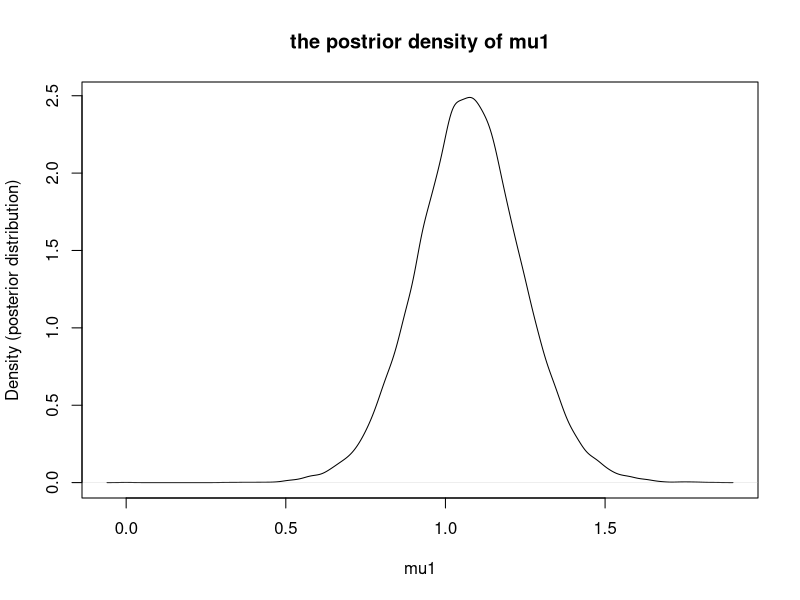
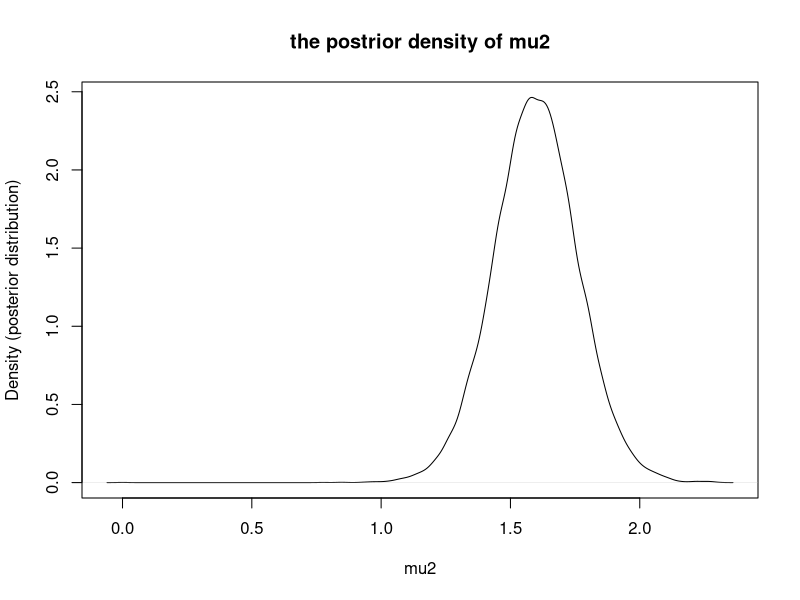
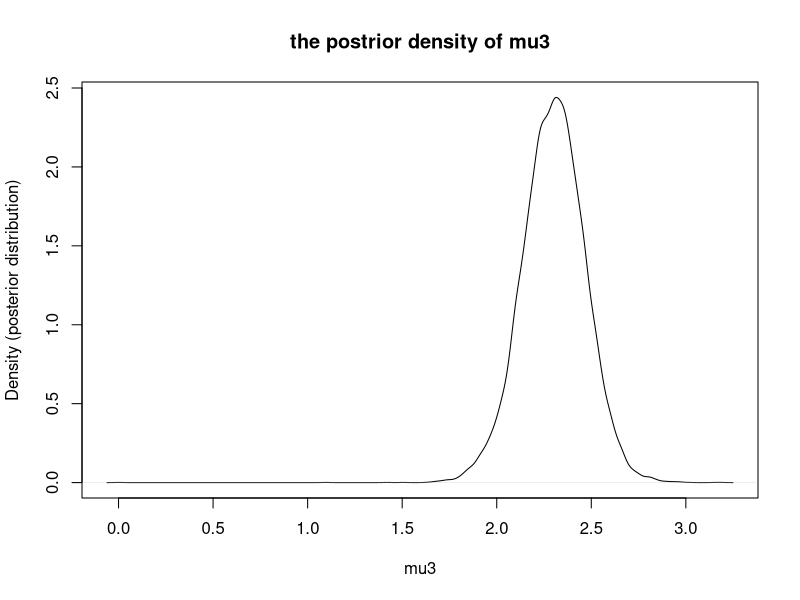
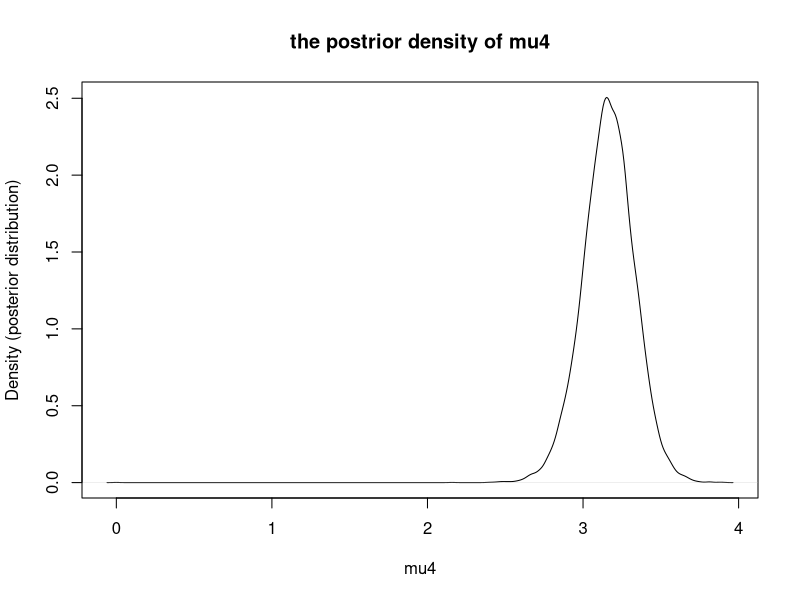
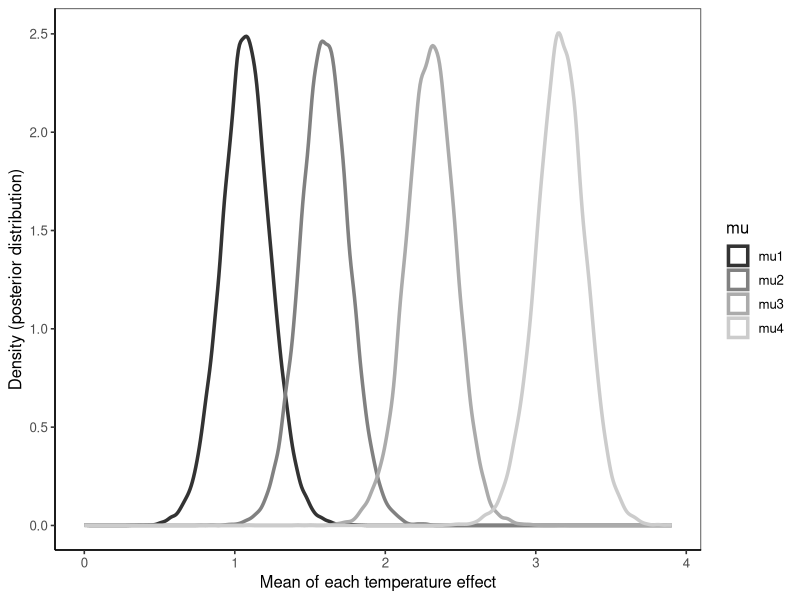

R code for these plots, in order: (Note: this script raises an error after producing the figures.)
# Run Markov chain Monte Carlo algorithm with 20,000 iterations
# prior
alpha <- 1
beta <- 1
alpha0 <- 1
beta0 <- 1
mu00 <- 0
tau00 <- 1
# load the data
Temp1 <- c(1.13,1.20,1.00,0.91,1.05)
Temp2 <- c(1.75,1.45,1.55,1.64,1.60)
Temp3 <- c(2.30,2.15,2.25,2.40,2.49)
Temp4 <- c(3.18,3.10,3.28,3.35,3.12)
Temp1bar <- mean(Temp1)
Temp2bar <- mean(Temp2)
Temp3bar <- mean(Temp3)
Temp4bar <- mean(Temp4)
n1 <- length(Temp1)
n2 <- length(Temp2)
n3 <- length(Temp3)
n4 <- length(Temp4)
data <- cbind(Temp1,Temp2,Temp3,Temp4)
# set the starting values
mu <- 0
mu0 <- 0
tau <- 1
tau0 <- 1
alpha <- 1
alpha0 <- 1
beta <- 1
beta0 <- 1
muStart<-1
mu0Start<-1
mu1Start<-1
mu2Start<-1
mu3Start<-1
mu4Start<-1
tauStart<-0.0025
tau0Start<-0.0025
# The posterior distributions are as follows:
mu0p <- function(data, mu0, tau0, tau){
  n <- length(data)
  meandata <- mean(data)
  mu0p <- (tau0*mu0 + n*tau*meandata) / (tau0 + n*tau)
  return(mu0p)
}
mu00p <- function(mu, tau0, mu00, tau00){
  mu_mean <- mean(mu)
  mu_n <- length(mu)
  mu00p <- (mu_n*mu_mean*tau0 + mu00*tau00) / (mu_n*tau0 + tau00)
  return(mu00p)
}
tau0p <- function(data, tau0, tau){
  n <- length(data)
  tau0p <- tau0 + n*tau
  return(tau0p)
}
tau00p <- function(mu, tau0, tau00){
  mu_n <- length(mu)
  tau00p <- mu_n*tau0 + tau00
  return(tau00p)
}
alphap <- function(data, alpha) {
  data_n <- apply(data,c(2),function(x){length(x)})
  alphap <- alpha + sum(data_n)/2
  return(alphap)
}
alpha0p <- function(mu, alpha0){
  mu_n <- length(mu)
  alpha0p <- alpha0 + mu_n/2
  return(alpha0p)
}
betap <- function(data, beta, mu){
  datasum <- sum(sum((data[,1]-mu[1])^2),sum((data[,2]-mu[2])^2),sum((data[,3]-mu[3])^2),sum((data[,4]-mu[4])^2))
  beta_p <- beta + 0.5*datasum
  return(beta_p)
}
beta0p <- function(mu, beta0, mu0){
  mu_n <- length(mu)
  beta0p <- beta0 + 0.5*sum((mu-mu0)^2)
  return(beta0p)
}
# MCMC parameters
nbig<-20000;
set.seed(333);
# Initialize chain
data_simulation <- matrix(NA, nrow=nbig, ncol=21)
colnames(data_simulation) <- c("mu0","mu1","mu2","mu3","mu4",
                               "mu00p","mu01p","mu02p","mu03p","mu04p",
                               "tau","tau0","tau00p","tau01p","tau02p","tau03p","tau04p",
                               "alphap","betap","alpha0p","beta0p")
data_simulation[1,"mu0"] <- mu0
data_simulation[1,"mu1"] <- mu
data_simulation[1,"mu2"] <- mu
data_simulation[1,"mu3"] <- mu
data_simulation[1,"mu4"] <- mu
data_simulation[1,"mu00p"] <- mu00
data_simulation[1,"mu01p"] <- mu0
data_simulation[1,"mu02p"] <- mu0
data_simulation[1,"mu03p"] <- mu0
data_simulation[1,"mu04p"] <- mu0
data_simulation[1,"tau"] <- tau
data_simulation[1,"tau0"] <- tau00
data_simulation[1,"tau00p"] <- mu00
data_simulation[1,"tau01p"] <- tau0
data_simulation[1,"tau02p"] <- tau0
data_simulation[1,"tau03p"] <- tau0
data_simulation[1,"tau04p"] <- tau0
data_simulation[1,"alphap"] <- alpha
data_simulation[1,"betap"] <- beta
data_simulation[1,"alpha0p"] <- alpha0
data_simulation[1,"beta0p"] <- beta0
for(i in 2:nbig){
  # sample mu1,mu2,mu3,mu4
  data_simulation[i,"mu01p"] <- mu0p(data=data[,"Temp1"], mu0=data_simulation[i-1,"mu0"], tau0=data_simulation[i-1,"tau0"], tau=data_simulation[i-1,"tau"])
  data_simulation[i,"tau01p"] <- tau0p(data=data[,"Temp1"], tau0=data_simulation[i-1,"tau0"], tau=data_simulation[i-1,"tau"])
  data_simulation[i,"mu1"] <- rnorm(1, data_simulation[i,"mu01p"], 1/sqrt(data_simulation[i,"tau01p"]))
  data_simulation[i,"mu02p"] <- mu0p(data=data[,"Temp2"], mu0=data_simulation[i-1,"mu0"], tau0=data_simulation[i-1,"tau0"], tau=data_simulation[i-1,"tau"])
  data_simulation[i,"tau02p"] <- tau0p(data=data[,"Temp2"], tau0=data_simulation[i-1,"tau0"], tau=data_simulation[i-1,"tau"])
  data_simulation[i,"mu2"] <- rnorm(1, data_simulation[i,"mu02p"], 1/sqrt(data_simulation[i,"tau02p"]))
  data_simulation[i,"mu03p"] <- mu0p(data=data[,"Temp3"], mu0=data_simulation[i-1,"mu0"], tau0=data_simulation[i-1,"tau0"], tau=data_simulation[i-1,"tau"])
  data_simulation[i,"tau03p"] <- tau0p(data=data[,"Temp3"], tau0=data_simulation[i-1,"tau0"], tau=data_simulation[i-1,"tau"])
  data_simulation[i,"mu3"] <- rnorm(1, data_simulation[i,"mu03p"], 1/sqrt(data_simulation[i,"tau03p"]))
  data_simulation[i,"mu04p"] <- mu0p(data=data[,"Temp4"], mu0=data_simulation[i-1,"mu0"], tau0=data_simulation[i-1,"tau0"], tau=data_simulation[i-1,"tau"])
  data_simulation[i,"tau04p"] <- tau0p(data=data[,"Temp4"], tau0=data_simulation[i-1,"tau0"], tau=data_simulation[i-1,"tau"])
  data_simulation[i,"mu4"] <- rnorm(1,data_simulation[i,"mu04p"], 1/sqrt(data_simulation[i,"tau04p"]))
  # sample mu0
  data_simulation[i,"mu00p"] <- mu00p(mu=data_simulation[i,c("mu1","mu2","mu3","mu4")],
                                      tau0=data_simulation[i-1,"tau0"], mu00=mu00, tau00=tau00)
  data_simulation[i,"tau00p"] <- tau00p(mu=data_simulation[i,c("mu1","mu2","mu3","mu4")],
                                        tau0=data_simulation[i-1,"tau0"], tau00=tau00)
  data_simulation[i,"mu0"] <- rnorm(1,data_simulation[i,"mu00p"], 1/sqrt(data_simulation[i,"tau00p"]))
  # sample tau
  data_simulation[i,"alphap"] <- alphap(data=data, alpha=alpha)
  data_simulation[i,"betap"] <- betap(data=data, beta=beta, mu=data_simulation[i,c("mu1","mu2","mu3","mu4")])
  data_simulation[i,"tau"] <- rgamma(1, data_simulation[i,"alphap"], data_simulation[i,"betap"])
  # sample tau0
  data_simulation[i,"alpha0p"] <- alpha0p(mu=data_simulation[i,c("mu1","mu2","mu3","mu4")], alpha0=alpha0)
  data_simulation[i,"beta0p"] <- beta0p(mu=data_simulation[i,c("mu1","mu2","mu3","mu4")], beta0=beta0, mu0=data_simulation[i,"mu0"])
  data_simulation[i,"tau0"] <- rgamma(1, data_simulation[i,"alpha0p"], data_simulation[i,"beta0p"])
}

# Posterior distribution for the mean of each temperature effect for ??1-??4:
p1 <- plot(density(data_simulation[,"mu1"]),xlab='mu1',ylab='Density (posterior distribution)',main='the postrior density of mu1')
p2 <- plot(density(data_simulation[,"mu2"]),xlab='mu2',ylab='Density (posterior distribution)',main='the postrior density of mu2')
p3 <- plot(density(data_simulation[,"mu3"]),xlab='mu3',ylab='Density (posterior distribution)',main='the postrior density of mu3')
p4 <- plot(density(data_simulation[,"mu4"]),xlab='mu4',ylab='Density (posterior distribution)',main='the postrior density of mu4')
# Combine the plots
library(ggplot2)
data1 <- data.frame("Mean of each temperature effect" = c(data_simulation[,"mu1"],data_simulation[,"mu2"],data_simulation[,"mu3"],data_simulation[,"mu4"]),"mu"=c(rep("mu1",nbig),rep("mu2",nbig),rep("mu3",nbig),rep("mu4",nbig)))
ggplot(data1, aes(x = Mean.of.each.temperature.effect, color = mu)) +
  geom_density(alpha = 0.5, size = 1.2) + scale_color_grey()+
  theme_bw(base_size = 12) + theme(panel.grid.major = element_blank(), panel.grid.minor = element_blank(), panel.background = element_blank(), axis.line = element_line(colour = "black")) +
  scale_x_continuous() +
  ylab("Density (posterior distribution)") + xlab("Mean of each temperature effect")
# Summary statistics
summary(data_simulation[,"mu1"])
sd(data_simulation[,"mu1"])
quantile(data_simulation[,"mu1"],prob=c(.025,.975))
summary(data_simulation[,"mu2"])
sd(data_simulation[,"mu2"])
quantile(data_simulation[,"mu2"],prob=c(.025,.975))
summary(data_simulation[,"mu3"])
sd(data_simulation[,"mu3"])
quantile(data_simulation[,"mu3"],prob=c(.025,.975))
summary(data_simulation[,"mu4"])
sd(data_simulation[,"mu4"])
quantile(data_simulation[,"mu4"],prob=c(.025,.975))

# Posterior distribution of the difference in number of cells at the temperature of 40 versus 80
data2 <- data.frame("Mean of each temperature effect" = c(data_simulation[,"mu1"] - data_simulation[,"mu3"]),
                    "mu"=c(rep("mu1-mu3",nbig)))
p6 <- plot(density(data2[,"Mean.of.mu1.mu3"]),xlab="Mean of mu1-mu3",ylab="Density (posterior distribution)",main="mu1-mu3")
# Summary statistics
diff <- data_simulation[,"mu1"] - data_simulation[,"mu3"]
mean(diff)
sd(diff)
quantile(diff,probs=c(.025,.975))
1-pnorm(q=0,mean=-1.226428, sd=0.2353597) # posterior distribution




